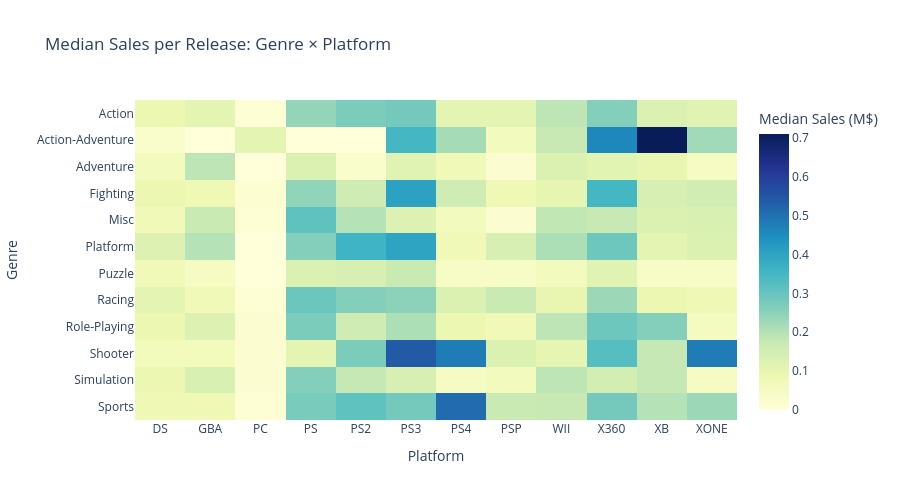

Notebook code cell kept with this figure:
### Markdown cell above
## 14. Genre × Platform Heatmap

Which genres perform best on which platforms? This heatmap reveals the combinations that matter for launch strategy.

### Code cell
# Filter to top platforms and genres for readability
top_platforms = df.groupby('console')['total_sales'].sum().nlargest(12).index
top_genres = df[df['genre'].notna()].groupby('genre')['total_sales'].sum().nlargest(12).index

gp_pivot = (
    df[(df['console'].isin(top_platforms)) & (df['genre'].isin(top_genres))]
    .groupby(['genre', 'console'])['total_sales']
    .median()
    .unstack(fill_value=0)
)

fig = px.imshow(
    gp_pivot, color_continuous_scale='YlGnBu',
    labels=dict(x='Platform', y='Genre', color='Median Sales (M$)'),
    title='Median Sales per Release: Genre × Platform',
    aspect='auto'
)
fig.update_layout(height=500)
fig.write_html(f'{FIGURES_DIR}/genre_platform_heatmap.html')
fig.show()

### Figure 1 — Plotly figure (JSON) as saved in the notebook; plotly's stock layout.template omitted (floating-point values rounded to 4 significant figures; data arrays with more than 128 entries replaced by an {"elided": "..."} marker saying what was removed)
{"data": [{"coloraxis": "coloraxis", "hovertemplate": "Platform: %{x}<br>Genre: %{y}<br>Median Sales (M$): %{z}<extra></extra>", "name": "0", "type": "heatmap", "x": ["DS", "GBA", "PC", "PS", "PS2", "PS3", "PS4", "PSP", "WII", "X360", "XB", "XONE"], "xaxis": "x", "y": ["Action", "Action-Adventure", "Adventure", "Fighting", "Misc", "Platform", "Puzzle", "Racing", "Role-Playing", "Shooter", "Simulation", "Sports"], "yaxis": "y", "z": {"elided": "12x12 float values"}}], "layout": {"coloraxis": {"autocolorscale": false, "colorbar": {"title": {"text": "Median Sales (M$)"}}, "colorscale": [[0, "rgb(255,255,217)"], [0.125, "rgb(237,248,177)"], [0.25, "rgb(199,233,180)"], [0.375, "rgb(127,205,187)"], [0.5, "rgb(65,182,196)"], [0.625, "rgb(29,145,192)"], [0.75, "rgb(34,94,168)"], [0.875, "rgb(37,52,148)"], [1, "rgb(8,29,88)"]]}, "height": 500, "title": {"text": "Median Sales per Release: Genre × Platform"}, "xaxis": {"anchor": "y", "domain": [0, 1], "title": {"text": "Platform"}}, "yaxis": {"anchor": "x", "autorange": "reversed", "domain": [0, 1], "title": {"text": "Genre"}}}}
